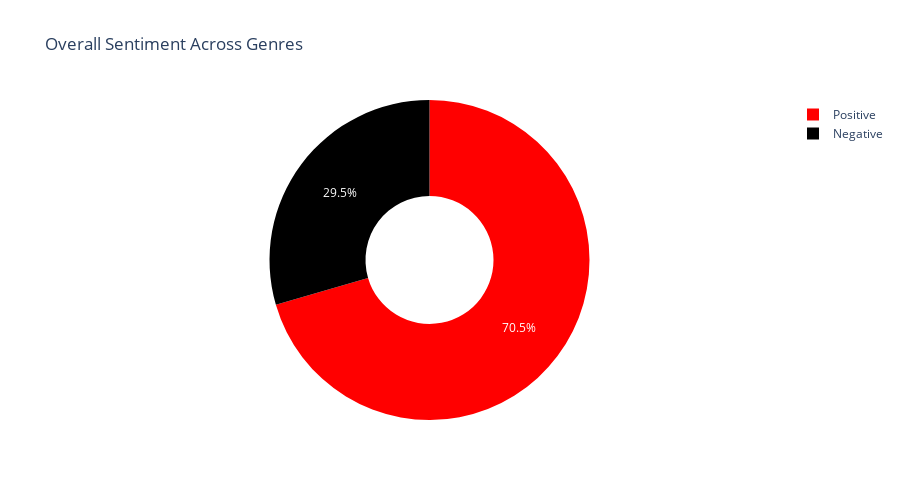

Source (notebook cell):
### Markdown cell above
# Sentiment Analysis

### Code cell
px.pie(
    df_sentiments, 
    values = 'Count', 
    names= ['Positive', 'Negative'],
    height=500, 
    hole = 0.4, 
    color_discrete_sequence=["red", "black"],  
    title=f'Overall Sentiment Across Genres'
    )

### Figure 1 — Plotly figure (JSON) as saved in the notebook; plotly's stock layout.template omitted (floating-point values rounded to 4 significant figures)
{"data": [{"domain": {"x": [0, 1], "y": [0, 1]}, "hole": 0.4, "hovertemplate": "label=%{label}<br>Count=%{value}<extra></extra>", "labels": ["Positive", "Negative"], "legendgroup": "", "name": "", "showlegend": true, "type": "pie", "values": [172, 72]}], "layout": {"height": 500, "legend": {"tracegroupgap": 0}, "piecolorway": ["red", "black"], "title": {"text": "Overall Sentiment Across Genres"}}}
